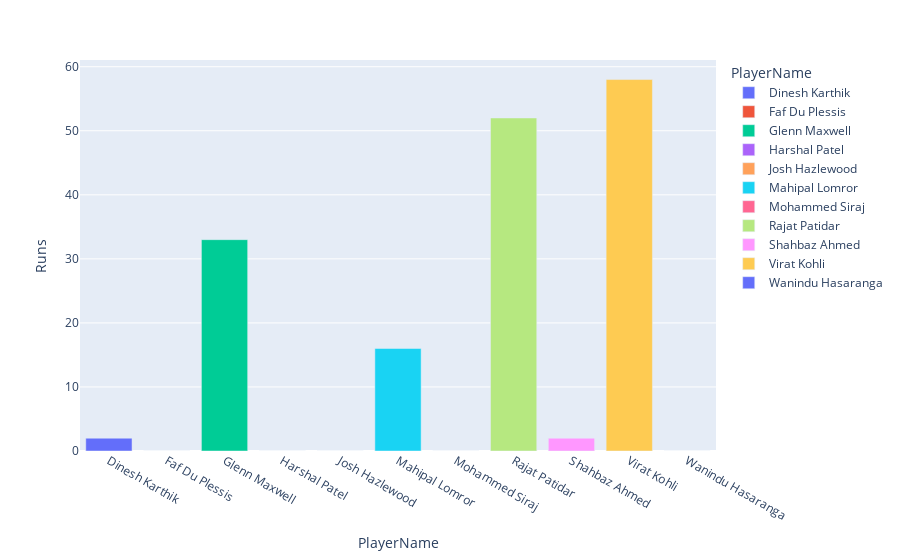

Here is the notebook cell this chart was saved with:
### Code cell
print("Total runs:",c['Runs'].sum())
ax = c.groupby('PlayerName')['Runs'].sum()#.plot(kind='bar')
px.bar(ax,x=ax.index,y='Runs',color=ax.index)

### Figure 1 — Plotly figure (JSON) as saved in the notebook; plotly's stock layout.template omitted (floating-point values rounded to 4 significant figures)
{"data": [{"alignmentgroup": "True", "hovertemplate": "PlayerName=%{x}<br>Runs=%{y}<extra></extra>", "legendgroup": "Dinesh Karthik", "marker": {"color": "#636efa", "pattern": {"shape": ""}}, "name": "Dinesh Karthik", "offsetgroup": "Dinesh Karthik", "orientation": "v", "showlegend": true, "textposition": "auto", "type": "bar", "x": ["Dinesh Karthik"], "xaxis": "x", "y": [2], "yaxis": "y"}, {"alignmentgroup": "True", "hovertemplate": "PlayerName=%{x}<br>Runs=%{y}<extra></extra>", "legendgroup": "Faf Du Plessis", "marker": {"color": "#EF553B", "pattern": {"shape": ""}}, "name": "Faf Du Plessis", "offsetgroup": "Faf Du Plessis", "orientation": "v", "showlegend": true, "textposition": "auto", "type": "bar", "x": ["Faf Du Plessis"], "xaxis": "x", "y": [0], "yaxis": "y"}, {"alignmentgroup": "True", "hovertemplate": "PlayerName=%{x}<br>Runs=%{y}<extra></extra>", "legendgroup": "Glenn Maxwell", "marker": {"color": "#00cc96", "pattern": {"shape": ""}}, "name": "Glenn Maxwell", "offsetgroup": "Glenn Maxwell", "orientation": "v", "showlegend": true, "textposition": "auto", "type": "bar", "x": ["Glenn Maxwell"], "xaxis": "x", "y": [33], "yaxis": "y"}, {"alignmentgroup": "True", "hovertemplate": "PlayerName=%{x}<br>Runs=%{y}<extra></extra>", "legendgroup": "Harshal Patel", "marker": {"color": "#ab63fa", "pattern": {"shape": ""}}, "name": "Harshal Patel", "offsetgroup": "Harshal Patel", "orientation": "v", "showlegend": true, "textposition": "auto", "type": "bar", "x": ["Harshal Patel"], "xaxis": "x", "y": [0], "yaxis": "y"}, {"alignmentgroup": "True", "hovertemplate": "PlayerName=%{x}<br>Runs=%{y}<extra></extra>", "legendgroup": "Josh Hazlewood", "marker": {"color": "#FFA15A", "pattern": {"shape": ""}}, "name": "Josh Hazlewood", "offsetgroup": "Josh Hazlewood", "orientation": "v", "showlegend": true, "textposition": "auto", "type": "bar", "x": ["Josh Hazlewood"], "xaxis": "x", "y": [0], "yaxis": "y"}, {"alignmentgroup": "True", "hovertemplate": "PlayerName=%{x}<br>Runs=%{y}<extra></extra>", "legendgroup": "Mahipal Lomror", "marker": {"color": "#19d3f3", "pattern": {"shape": ""}}, "name": "Mahipal Lomror", "offsetgroup": "Mahipal Lomror", "orientation": "v", "showlegend": true, "textposition": "auto", "type": "bar", "x": ["Mahipal Lomror"], "xaxis": "x", "y": [16], "yaxis": "y"}, {"alignmentgroup": "True", "hovertemplate": "PlayerName=%{x}<br>Runs=%{y}<extra></extra>", "legendgroup": "Mohammed Siraj", "marker": {"color": "#FF6692", "pattern": {"shape": ""}}, "name": "Mohammed Siraj", "offsetgroup": "Mohammed Siraj", "orientation": "v", "showlegend": true, "textposition": "auto", "type": "bar", "x": ["Mohammed Siraj"], "xaxis": "x", "y": [0], "yaxis": "y"}, {"alignmentgroup": "True", "hovertemplate": "PlayerName=%{x}<br>Runs=%{y}<extra></extra>", "legendgroup": "Rajat Patidar", "marker": {"color": "#B6E880", "pattern": {"shape": ""}}, "name": "Rajat Patidar", "offsetgroup": "Rajat Patidar", "orientation": "v", "showlegend": true, "textposition": "auto", "type": "bar", "x": ["Rajat Patidar"], "xaxis": "x", "y": [52], "yaxis": "y"}, {"alignmentgroup": "True", "hovertemplate": "PlayerName=%{x}<br>Runs=%{y}<extra></extra>", "legendgroup": "Shahbaz Ahmed", "marker": {"color": "#FF97FF", "pattern": {"shape": ""}}, "name": "Shahbaz Ahmed", "offsetgroup": "Shahbaz Ahmed", "orientation": "v", "showlegend": true, "textposition": "auto", "type": "bar", "x": ["Shahbaz Ahmed"], "xaxis": "x", "y": [2], "yaxis": "y"}, {"alignmentgroup": "True", "hovertemplate": "PlayerName=%{x}<br>Runs=%{y}<extra></extra>", "legendgroup": "Virat Kohli", "marker": {"color": "#FECB52", "pattern": {"shape": ""}}, "name": "Virat Kohli", "offsetgroup": "Virat Kohli", "orientation": "v", "showlegend": true, "textposition": "auto", "type": "bar", "x": ["Virat Kohli"], "xaxis": "x", "y": [58], "yaxis": "y"}, {"alignmentgroup": "True", "hovertemplate": "PlayerName=%{x}<br>Runs=%{y}<extra></extra>", "legendgroup": "Wanindu Hasaranga", "marker": {"color": "#636efa", "pattern": {"shape": ""}}, "name": "Wanindu Hasaranga", "offsetgroup": "Wanindu Hasaranga", "orientation": "v", "showlegend": true, "textposition": "auto", "type": "bar", "x": ["Wanindu Hasaranga"], "xaxis": "x", "y": [0], "yaxis": "y"}], "layout": {"barmode": "relative", "legend": {"title": {"text": "PlayerName"}, "tracegroupgap": 0}, "margin": {"t": 60}, "xaxis": {"anchor": "y", "categoryarray": ["Dinesh Karthik", "Faf Du Plessis", "Glenn Maxwell", "Harshal Patel", "Josh Hazlewood", "Mahipal Lomror", "Mohammed Siraj", "Rajat Patidar", "Shahbaz Ahmed", "Virat Kohli", "Wanindu Hasaranga"], "categoryorder": "array", "domain": [0, 1], "title": {"text": "PlayerName"}}, "yaxis": {"anchor": "x", "domain": [0, 1], "title": {"text": "Runs"}}}}
